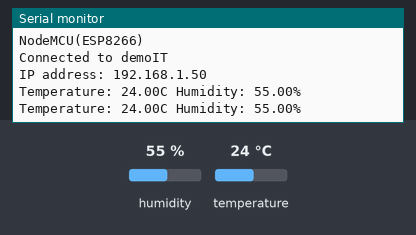
The sketch below on a simulated ESP8266 (NodeMCU). Shown: the last lines printed to the serial monitor. The inputs (shaded band) are chosen by the test bench; at power-on: humidity 55 %, temperature 24 °C. WiFi joins after 1.5 s; servers stay silent unless stated.

Above: at 2.9 s.
3.0 s: humidity set to 22 %
At 4.0 s:
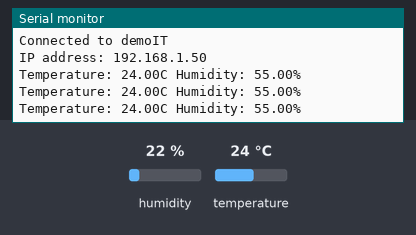
6.2 s: temperature set to 12 °C
At 7.0 s:
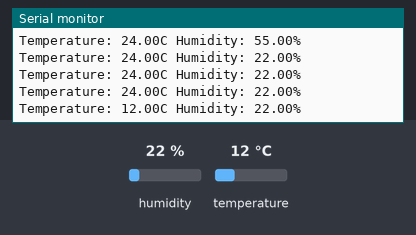
9.4 s: humidity set to 40 %
At 10.4 s:
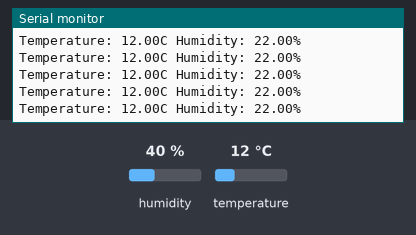
Timing chart, 0 to 12.4 s (numbered marks = the images above; inputs shaded):
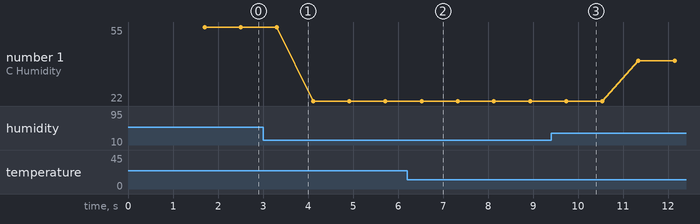

Measured:
- after the input at 6.2 s, the serial monitor: prints a new line after 0.33 s (image 2)
- plotted number 1: 22 → 40 after the input at 9.4 s

The sketch:

ESP8622_DHT22.ino
```cpp
#include <Wire.h>
#include <ESP8266WiFi.h>
#include <WiFiUdp.h>
#include <ArduinoJson.h>
#include "DHT.h"

const char* ssid     = "demoIT";
const char* password = "";

// DHT22
#define DHTTYPE DHT22
#define DHTPIN  5
DHT dht(DHTPIN, DHTTYPE);

unsigned long delayTime = 800;

// UDP Client
WiFiUDP udp;
unsigned int localUdpPort = 4210;
const char* ip = "192.168.0.1";
unsigned int port = 8888;

void setup() {
  Serial.begin(115200);
  delay(100);

  // DHT22
  dht.begin();
  Serial.println("DHT22 Test");
  Serial.println();
  delay(100);

  // WiFi Connect
  WiFi.begin(ssid, password);
  Serial.print("\n\r \n\rWorking to connect");

  // Wait for connection
  while (WiFi.status() != WL_CONNECTED) {
    delay(500);
    Serial.print(".");
  }
  Serial.println("");
  Serial.println("NodeMCU(ESP8266)");
  Serial.print("Connected to ");
  Serial.println(ssid);
  Serial.print("IP address: ");
  Serial.println(WiFi.localIP());

  // Start UDP Connection
  udp.begin(localUdpPort);
}


void loop() {
  // DHT22 read values
  float h = dht.readHumidity();
  float t = dht.readTemperature();

  if (isnan(h) || isnan(t)) {
    Serial.println("Failed to read from DHT sensor!");
  }
  else {
    // JSON Buffer
    StaticJsonBuffer<100> jsonBuffer;
    Serial.print("Temperature: ");
    Serial.print(t);
    Serial.print("C Humidity: ");
    Serial.print(h);
    Serial.println("%");

    // Publish UDP Packets
    // Temperature
    JsonObject& root = jsonBuffer.createObject();
    root["type"] = "pub";
    root["topic"] = "temperature";
    root["value"] = t;

    udp.beginPacket(ip, port);
    root.printTo(udp);
    udp.println();
    udp.endPacket();

    // Humidity
    root["topic"] = "humidity";
    root["value"] = h;

    udp.beginPacket(ip, port);
    root.printTo(udp);
    udp.println();
    udp.endPacket();
  }

  delay(delayTime);
}
```
